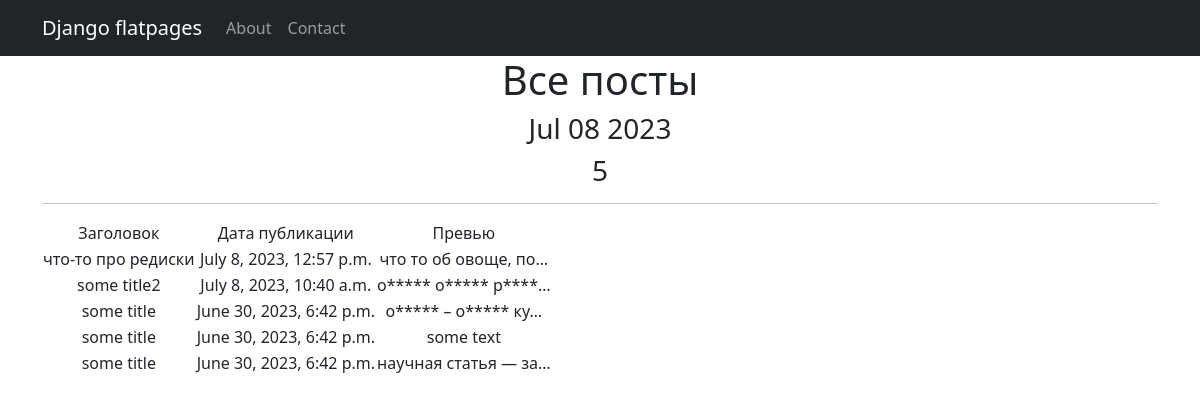
The app's page /posts/, older data.
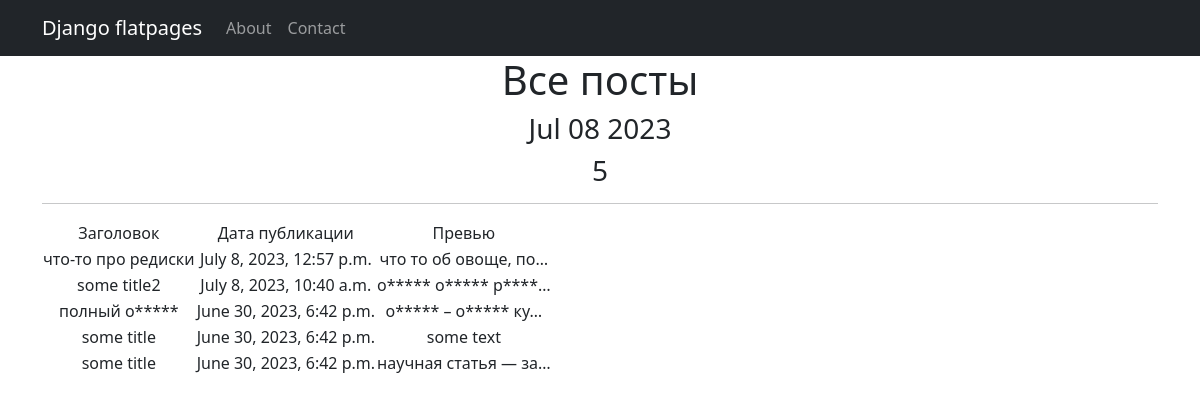
The same page, newer data.
### newsportal/models.py (models this page shows, shortened)
class Post(models.Model):
    news = 'NE'
    article = 'AR'
    POST_TYPES = [
        (news, 'Новость'),
        (article, 'Статья'),
    ]
    time_in = models.DateTimeField(auto_now_add=True, verbose_name='Дата изменения')
    title = models.CharField(max_length = 255, default = 'Some Title', verbose_name='Заголовок')
    text = models.CharField(max_length = 2048, default = 'Some Text', verbose_name='Контент')
    rating = models.IntegerField(default = 0)
    news_or_post = models.CharField(max_length=2, choices=POST_TYPES, default=article, verbose_name='Вид поста')
    author = models.ForeignKey(Author, on_delete=models.CASCADE, verbose_name='Автор')
    categories = models.ManyToManyField(Category, through='PostCategory')

### newsportal/views.py (the view)
# urls.py: path('', PostsList.as_view()),
class PostsList(ListView):
    model = Post
    ordering = '-time_in'
    template_name = 'posts.html'
    context_object_name = 'posts'
    def get_context_data(self, **kwargs):
        context = super().get_context_data(**kwargs)
        context['time_now'] = datetime.utcnow()
        context['next_sale'] = None
        return context

### newsportal/templatetags/custom_filters.py (called while the page is built)
@register.filter()
def censor(value: str):
    for a in ban_words:
        value = value.lower().replace(a.lower()[1:], '*'*len(a[1:]))
    return value

### templates/posts.html (shortened to what this page needs)
{% extends 'flatpages/default.html' %}
{% load custom_filters %}
{% block content %}
   <h1>Все посты</h1>
   <h3>{{ time_now|date:'M d Y' }}</h3>
   <h3> {{  posts|length }} </h3>
   <hr>
   {% if posts %}
      <table>
          <tr>
              <td> Заголовок </td>
              <td> Дата публикации </td>
              <td> Превью </td>
          </tr>
          {% for post in posts %}
          <tr>
              <td> {{ post.title|censor }} </td>
              <td> {{ post.time_in }} </td>
              <td> {{ post.text|censor|truncatechars:20}} </td>
          </tr>
          {% endfor %}
      </table>
   {% else %}
       <h2>Товаров нет!</h2>
   {% endif %}
{% endblock content %}

Row changes from the older to the newer data that the page shows:
changed Post "о***** – о***** ку…": title|censor "some title" → "полный о*****"
